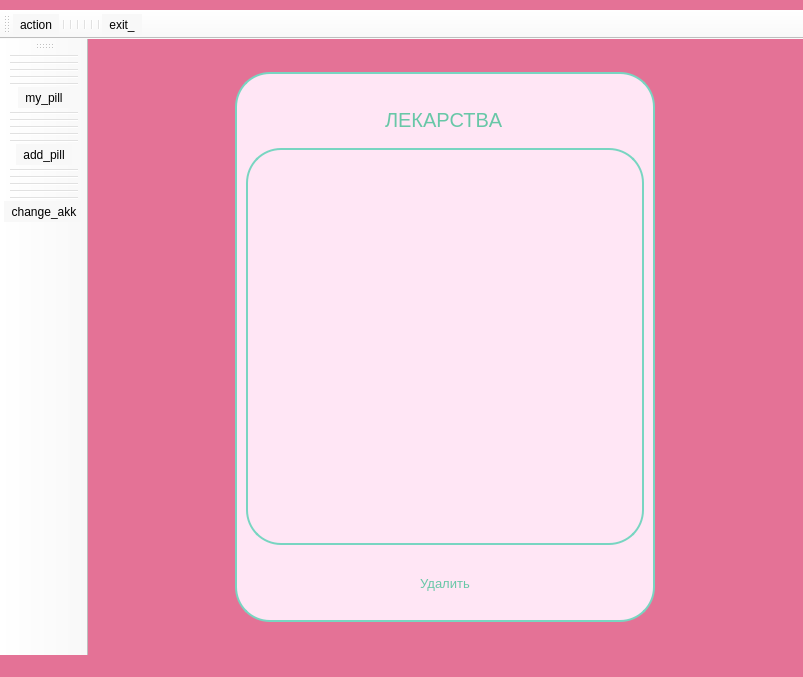
<?xml version="1.0" encoding="UTF-8"?>
<ui version="4.0">
 <class>MainWindow</class>
 <widget class="QMainWindow" name="MainWindow">
  <property name="geometry">
   <rect>
    <x>0</x>
    <y>0</y>
    <width>803</width>
    <height>677</height>
   </rect>
  </property>
  <property name="windowTitle">
   <string>MainWindow</string>
  </property>
  <property name="windowIcon">
   <iconset resource="res_main-rc.qrc">
    <normaloff>:/newPrefix/picture/home_doctor_care_treatment_support_medical_hehcare_icon_261646.png</normaloff>:/newPrefix/picture/home_doctor_care_treatment_support_medical_hehcare_icon_261646.png</iconset>
  </property>
  <property name="styleSheet">
   <string notr="true">background-color: rgb(228, 114, 150);</string>
  </property>
  <widget class="QWidget" name="centralwidget">
   <property name="styleSheet">
    <string notr="true">background-color: rgb(228, 114, 150);</string>
   </property>
   <layout class="QHBoxLayout" name="horizontalLayout_3">
    <item>
     <widget class="QFrame" name="verticalFrame">
      <property name="maximumSize">
       <size>
        <width>420</width>
        <height>550</height>
       </size>
      </property>
      <property name="font">
       <font>
        <pointsize>15</pointsize>
       </font>
      </property>
      <property name="styleSheet">
       <string notr="true">border-radius: 35px;
background-color:rgb(255, 230, 245);
border: 2px solid;
border-color: rgb(120, 213, 193);
padding-bottom: 10px;</string>
      </property>
      <layout class="QVBoxLayout" name="verticalLayout">
       <item alignment="Qt::AlignHCenter">
        <widget class="QLabel" name="label">
         <property name="styleSheet">
          <string notr="true">font: 700 italic 16pt &quot;Segoe UI&quot;;
color: rgb(104, 199, 167);
font-size: 20px;
border: none;
margin-top: 25px;</string>
         </property>
         <property name="text">
          <string>ЛЕКАРСТВA</string>
         </property>
        </widget>
       </item>
       <item>
        <widget class="QTableView" name="tableView"/>
       </item>
       <item>
        <widget class="QPushButton" name="pushButton">
         <property name="styleSheet">
          <string notr="true">color: rgb(104, 199, 167);
font-size: 13px;
border: none;
margin-top: 25px;</string>
         </property>
         <property name="text">
          <string>Удалить</string>
         </property>
        </widget>
       </item>
      </layout>
     </widget>
    </item>
   </layout>
  </widget>
  <widget class="QMenuBar" name="menubar">
   <property name="geometry">
    <rect>
     <x>0</x>
     <y>0</y>
     <width>803</width>
     <height>10</height>
    </rect>
   </property>
   <property name="minimumSize">
    <size>
     <width>0</width>
     <height>10</height>
    </size>
   </property>
   <property name="maximumSize">
    <size>
     <width>16777215</width>
     <height>10</height>
    </size>
   </property>
  </widget>
  <widget class="QStatusBar" name="statusbar"/>
  <widget class="QToolBar" name="toolBar">
   <property name="windowTitle">
    <string>toolBar</string>
   </property>
   <property name="styleSheet">
    <string notr="true">background-color: rgb(248, 248, 248);</string>
   </property>
   <property name="iconSize">
    <size>
     <width>70</width>
     <height>70</height>
    </size>
   </property>
   <attribute name="toolBarArea">
    <enum>TopToolBarArea</enum>
   </attribute>
   <attribute name="toolBarBreak">
    <bool>false</bool>
   </attribute>
   <addaction name="action_action"/>
   <addaction name="separator"/>
   <addaction name="separator"/>
   <addaction name="separator"/>
   <addaction name="separator"/>
   <addaction name="separator"/>
   <addaction name="separator"/>
   <addaction name="action_exit"/>
  </widget>
  <widget class="QToolBar" name="toolBar_2">
   <property name="windowTitle">
    <string>toolBar_2</string>
   </property>
   <property name="styleSheet">
    <string notr="true">background-color: rgb(248, 248, 248);</string>
   </property>
   <property name="iconSize">
    <size>
     <width>70</width>
     <height>70</height>
    </size>
   </property>
   <attribute name="toolBarArea">
    <enum>LeftToolBarArea</enum>
   </attribute>
   <attribute name="toolBarBreak">
    <bool>false</bool>
   </attribute>
   <addaction name="separator"/>
   <addaction name="separator"/>
   <addaction name="separator"/>
   <addaction name="separator"/>
   <addaction name="separator"/>
   <addaction name="my_pill"/>
   <addaction name="separator"/>
   <addaction name="separator"/>
   <addaction name="separator"/>
   <addaction name="separator"/>
   <addaction name="separator"/>
   <addaction name="action_add_pill"/>
   <addaction name="separator"/>
   <addaction name="separator"/>
   <addaction name="separator"/>
   <addaction name="separator"/>
   <addaction name="separator"/>
   <addaction name="action_change_akk"/>
  </widget>
  <action name="action_exit">
   <property name="icon">
    <iconset resource="res_main-rc.qrc">
     <normaloff>:/newPrefix/picture/home_doctor_care_treatment_support_medical_hehcare_icon_261646.png</normaloff>:/newPrefix/picture/home_doctor_care_treatment_support_medical_hehcare_icon_261646.png</iconset>
   </property>
   <property name="text">
    <string>&amp;exit_</string>
   </property>
  </action>
  <action name="action_action">
   <property name="icon">
    <iconset resource="res_main-rc.qrc">
     <normaloff>:/newPrefix/picture/pill.jpg</normaloff>:/newPrefix/picture/pill.jpg</iconset>
   </property>
   <property name="text">
    <string>&amp;action</string>
   </property>
  </action>
  <action name="my_pill">
   <property name="icon">
    <iconset resource="res_main-rc.qrc">
     <normaloff>:/newPrefix/picture/doctor_heh_analysis_hehcare_analytics_monitoring_patient_icon_261616.png</normaloff>:/newPrefix/picture/doctor_heh_analysis_hehcare_analytics_monitoring_patient_icon_261616.png</iconset>
   </property>
   <property name="text">
    <string>&amp;my_pill</string>
   </property>
  </action>
  <action name="action_add_pill">
   <property name="icon">
    <iconset resource="res_main-rc.qrc">
     <normaloff>:/newPrefix/picture/ui_app_application_computer_program_software_legacy_icon_261654.png</normaloff>:/newPrefix/picture/ui_app_application_computer_program_software_legacy_icon_261654.png</iconset>
   </property>
   <property name="text">
    <string>&amp;add_pill</string>
   </property>
  </action>
  <action name="action_change_akk">
   <property name="icon">
    <iconset resource="res_main-rc.qrc">
     <normaloff>:/newPrefix/picture/clipboard_checklist_check_document_list_record_patient_icon_261627.png</normaloff>:/newPrefix/picture/clipboard_checklist_check_document_list_record_patient_icon_261627.png</iconset>
   </property>
   <property name="text">
    <string>&amp;change_akk</string>
   </property>
  </action>
 </widget>
 <resources>
  <include location="res_main-rc.qrc"/>
 </resources>
 <connections/>
</ui>
